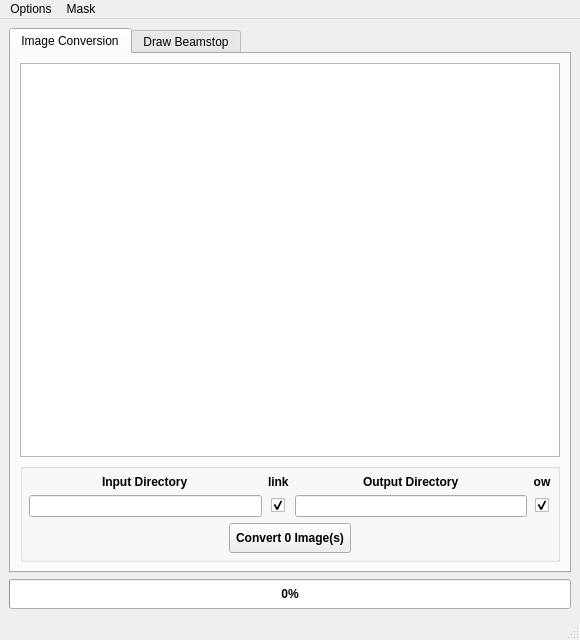
<?xml version="1.0" encoding="UTF-8"?>
<ui version="4.0">
 <class>MainWindow</class>
 <widget class="QMainWindow" name="MainWindow">
  <property name="geometry">
   <rect>
    <x>0</x>
    <y>0</y>
    <width>580</width>
    <height>640</height>
   </rect>
  </property>
  <property name="minimumSize">
   <size>
    <width>580</width>
    <height>640</height>
   </size>
  </property>
  <property name="maximumSize">
   <size>
    <width>16777215</width>
    <height>16777215</height>
   </size>
  </property>
  <property name="windowTitle">
   <string>MainWindow</string>
  </property>
  <property name="windowOpacity">
   <double>1.000000000000000</double>
  </property>
  <property name="iconSize">
   <size>
    <width>96</width>
    <height>20</height>
   </size>
  </property>
  <widget class="QWidget" name="centralwidget">
   <property name="sizePolicy">
    <sizepolicy hsizetype="Expanding" vsizetype="Expanding">
     <horstretch>0</horstretch>
     <verstretch>0</verstretch>
    </sizepolicy>
   </property>
   <layout class="QVBoxLayout" name="verticalLayout">
    <item>
     <widget class="QTabWidget" name="tabWidget">
      <property name="layoutDirection">
       <enum>Qt::LeftToRight</enum>
      </property>
      <property name="tabShape">
       <enum>QTabWidget::Rounded</enum>
      </property>
      <property name="currentIndex">
       <number>0</number>
      </property>
      <property name="iconSize">
       <size>
        <width>16</width>
        <height>16</height>
       </size>
      </property>
      <property name="elideMode">
       <enum>Qt::ElideNone</enum>
      </property>
      <property name="documentMode">
       <bool>false</bool>
      </property>
      <widget class="QWidget" name="Image_Conversion">
       <property name="sizePolicy">
        <sizepolicy hsizetype="Expanding" vsizetype="Expanding">
         <horstretch>0</horstretch>
         <verstretch>0</verstretch>
        </sizepolicy>
       </property>
       <attribute name="title">
        <string>Image Conversion</string>
       </attribute>
       <layout class="QVBoxLayout" name="verticalLayout_4">
        <item>
         <widget class="QTreeView" name="treeView">
          <property name="minimumSize">
           <size>
            <width>200</width>
            <height>200</height>
           </size>
          </property>
          <property name="alternatingRowColors">
           <bool>true</bool>
          </property>
          <property name="indentation">
           <number>10</number>
          </property>
          <property name="rootIsDecorated">
           <bool>false</bool>
          </property>
          <property name="uniformRowHeights">
           <bool>true</bool>
          </property>
          <property name="sortingEnabled">
           <bool>true</bool>
          </property>
          <property name="wordWrap">
           <bool>false</bool>
          </property>
          <attribute name="headerCascadingSectionResizes">
           <bool>true</bool>
          </attribute>
          <attribute name="headerMinimumSectionSize">
           <number>20</number>
          </attribute>
         </widget>
        </item>
        <item>
         <widget class="QGroupBox" name="groupBox_3">
          <property name="title">
           <string/>
          </property>
          <layout class="QVBoxLayout" name="verticalLayout_7">
           <property name="spacing">
            <number>6</number>
           </property>
           <property name="leftMargin">
            <number>6</number>
           </property>
           <property name="topMargin">
            <number>6</number>
           </property>
           <property name="rightMargin">
            <number>6</number>
           </property>
           <property name="bottomMargin">
            <number>6</number>
           </property>
           <item>
            <layout class="QGridLayout" name="gridLayout">
             <item row="0" column="3" alignment="Qt::AlignHCenter">
              <widget class="QLabel" name="label_5">
               <property name="font">
                <font>
                 <bold>true</bold>
                </font>
               </property>
               <property name="text">
                <string>ow</string>
               </property>
               <property name="alignment">
                <set>Qt::AlignCenter</set>
               </property>
              </widget>
             </item>
             <item row="1" column="0">
              <widget class="QLineEdit" name="le_input">
               <property name="dragEnabled">
                <bool>true</bool>
               </property>
              </widget>
             </item>
             <item row="1" column="1" alignment="Qt::AlignHCenter">
              <widget class="QCheckBox" name="cb_link">
               <property name="text">
                <string/>
               </property>
               <property name="checked">
                <bool>true</bool>
               </property>
              </widget>
             </item>
             <item row="0" column="0" alignment="Qt::AlignHCenter">
              <widget class="QLabel" name="label">
               <property name="font">
                <font>
                 <bold>true</bold>
                </font>
               </property>
               <property name="text">
                <string>Input Directory</string>
               </property>
              </widget>
             </item>
             <item row="0" column="1">
              <widget class="QLabel" name="label_3">
               <property name="font">
                <font>
                 <bold>true</bold>
                </font>
               </property>
               <property name="text">
                <string>link</string>
               </property>
              </widget>
             </item>
             <item row="1" column="2">
              <widget class="QLineEdit" name="le_output">
               <property name="dragEnabled">
                <bool>true</bool>
               </property>
              </widget>
             </item>
             <item row="0" column="2" alignment="Qt::AlignHCenter">
              <widget class="QLabel" name="label_2">
               <property name="font">
                <font>
                 <bold>true</bold>
                </font>
               </property>
               <property name="text">
                <string>Output Directory</string>
               </property>
              </widget>
             </item>
             <item row="1" column="3" alignment="Qt::AlignHCenter">
              <widget class="QCheckBox" name="cb_overwrite">
               <property name="text">
                <string/>
               </property>
               <property name="checked">
                <bool>true</bool>
               </property>
              </widget>
             </item>
            </layout>
           </item>
           <item alignment="Qt::AlignHCenter">
            <widget class="QToolButton" name="tb_convert">
             <property name="minimumSize">
              <size>
               <width>100</width>
               <height>30</height>
              </size>
             </property>
             <property name="font">
              <font>
               <bold>true</bold>
              </font>
             </property>
             <property name="text">
              <string>Convert 0 Image(s)</string>
             </property>
            </widget>
           </item>
          </layout>
         </widget>
        </item>
       </layout>
      </widget>
      <widget class="QWidget" name="Draw_Beamstop">
       <property name="sizePolicy">
        <sizepolicy hsizetype="Expanding" vsizetype="Expanding">
         <horstretch>0</horstretch>
         <verstretch>0</verstretch>
        </sizepolicy>
       </property>
       <attribute name="title">
        <string>Draw Beamstop</string>
       </attribute>
       <layout class="QVBoxLayout" name="verticalLayout_2">
        <property name="leftMargin">
         <number>9</number>
        </property>
        <property name="topMargin">
         <number>9</number>
        </property>
        <property name="rightMargin">
         <number>9</number>
        </property>
        <property name="bottomMargin">
         <number>9</number>
        </property>
        <item>
         <widget class="QGroupBox" name="gb_mask_top">
          <property name="sizePolicy">
           <sizepolicy hsizetype="Expanding" vsizetype="Preferred">
            <horstretch>0</horstretch>
            <verstretch>0</verstretch>
           </sizepolicy>
          </property>
          <property name="font">
           <font>
            <bold>true</bold>
           </font>
          </property>
          <property name="title">
           <string/>
          </property>
          <property name="alignment">
           <set>Qt::AlignCenter</set>
          </property>
          <layout class="QHBoxLayout" name="horizontalLayout_4">
           <property name="leftMargin">
            <number>0</number>
           </property>
           <property name="topMargin">
            <number>0</number>
           </property>
           <property name="rightMargin">
            <number>0</number>
           </property>
           <property name="bottomMargin">
            <number>0</number>
           </property>
           <item>
            <spacer name="horizontalSpacer_11">
             <property name="orientation">
              <enum>Qt::Horizontal</enum>
             </property>
             <property name="sizeHint" stdset="0">
              <size>
               <width>40</width>
               <height>20</height>
              </size>
             </property>
            </spacer>
           </item>
           <item>
            <widget class="QComboBox" name="cb_mask_fname">
             <property name="currentIndex">
              <number>-1</number>
             </property>
             <property name="maxVisibleItems">
              <number>10</number>
             </property>
             <property name="sizeAdjustPolicy">
              <enum>QComboBox::AdjustToContents</enum>
             </property>
             <property name="frame">
              <bool>true</bool>
             </property>
            </widget>
           </item>
           <item>
            <spacer name="horizontalSpacer_12">
             <property name="orientation">
              <enum>Qt::Horizontal</enum>
             </property>
             <property name="sizeHint" stdset="0">
              <size>
               <width>40</width>
               <height>20</height>
              </size>
             </property>
            </spacer>
           </item>
          </layout>
         </widget>
        </item>
        <item>
         <widget class="QGroupBox" name="fix_to_frame_dimensions">
          <property name="sizePolicy">
           <sizepolicy hsizetype="Expanding" vsizetype="Expanding">
            <horstretch>0</horstretch>
            <verstretch>0</verstretch>
           </sizepolicy>
          </property>
          <property name="minimumSize">
           <size>
            <width>128</width>
            <height>128</height>
           </size>
          </property>
          <property name="maximumSize">
           <size>
            <width>16777215</width>
            <height>16777215</height>
           </size>
          </property>
          <property name="title">
           <string/>
          </property>
          <layout class="QVBoxLayout" name="verticalLayout_5">
           <property name="spacing">
            <number>0</number>
           </property>
           <property name="leftMargin">
            <number>0</number>
           </property>
           <property name="topMargin">
            <number>0</number>
           </property>
           <property name="rightMargin">
            <number>0</number>
           </property>
           <property name="bottomMargin">
            <number>0</number>
           </property>
           <item>
            <layout class="QVBoxLayout" name="wi_frameContainer">
             <property name="spacing">
              <number>0</number>
             </property>
             <item>
              <widget class="GraphicsLayoutWidget" name="glwidget"/>
             </item>
            </layout>
           </item>
          </layout>
         </widget>
        </item>
        <item>
         <widget class="QGroupBox" name="gb_mask_bottom">
          <property name="sizePolicy">
           <sizepolicy hsizetype="Expanding" vsizetype="Preferred">
            <horstretch>0</horstretch>
            <verstretch>0</verstretch>
           </sizepolicy>
          </property>
          <property name="title">
           <string/>
          </property>
          <layout class="QGridLayout" name="gridLayout_3">
           <property name="leftMargin">
            <number>0</number>
           </property>
           <property name="topMargin">
            <number>0</number>
           </property>
           <property name="rightMargin">
            <number>0</number>
           </property>
           <property name="bottomMargin">
            <number>0</number>
           </property>
           <item row="0" column="0">
            <layout class="QHBoxLayout" name="hl_save_mask">
             <property name="topMargin">
              <number>0</number>
             </property>
             <item>
              <widget class="QToolButton" name="tb_mask_reset">
               <property name="minimumSize">
                <size>
                 <width>0</width>
                 <height>25</height>
                </size>
               </property>
               <property name="text">
                <string>Reset Mask</string>
               </property>
              </widget>
             </item>
             <item>
              <spacer name="horizontalSpacer_7">
               <property name="orientation">
                <enum>Qt::Horizontal</enum>
               </property>
               <property name="sizeHint" stdset="0">
                <size>
                 <width>40</width>
                 <height>20</height>
                </size>
               </property>
              </spacer>
             </item>
             <item>
              <widget class="QLabel" name="label_4">
               <property name="text">
                <string>Intensity:</string>
               </property>
              </widget>
             </item>
             <item>
              <widget class="QSlider" name="hs_mask_int">
               <property name="minimum">
                <number>1</number>
               </property>
               <property name="maximum">
                <number>100</number>
               </property>
               <property name="pageStep">
                <number>10</number>
               </property>
               <property name="value">
                <number>1</number>
               </property>
               <property name="orientation">
                <enum>Qt::Horizontal</enum>
               </property>
              </widget>
             </item>
             <item>
              <spacer name="horizontalSpacer_9">
               <property name="orientation">
                <enum>Qt::Horizontal</enum>
               </property>
               <property name="sizeHint" stdset="0">
                <size>
                 <width>40</width>
                 <height>20</height>
                </size>
               </property>
              </spacer>
             </item>
             <item>
              <widget class="QToolButton" name="tb_mask_prev_img">
               <property name="minimumSize">
                <size>
                 <width>25</width>
                 <height>25</height>
                </size>
               </property>
               <property name="text">
                <string/>
               </property>
              </widget>
             </item>
             <item>
              <widget class="Line" name="line_3">
               <property name="frameShadow">
                <enum>QFrame::Plain</enum>
               </property>
               <property name="orientation">
                <enum>Qt::Vertical</enum>
               </property>
              </widget>
             </item>
             <item>
              <widget class="QToolButton" name="tb_mask_next_img">
               <property name="minimumSize">
                <size>
                 <width>25</width>
                 <height>25</height>
                </size>
               </property>
               <property name="text">
                <string/>
               </property>
              </widget>
             </item>
             <item>
              <spacer name="horizontalSpacer_10">
               <property name="orientation">
                <enum>Qt::Horizontal</enum>
               </property>
               <property name="sizeHint" stdset="0">
                <size>
                 <width>40</width>
                 <height>20</height>
                </size>
               </property>
              </spacer>
             </item>
             <item>
              <widget class="QToolButton" name="tb_mask_save">
               <property name="minimumSize">
                <size>
                 <width>0</width>
                 <height>25</height>
                </size>
               </property>
               <property name="text">
                <string>Save Mask</string>
               </property>
              </widget>
             </item>
             <item>
              <spacer name="horizontalSpacer_8">
               <property name="orientation">
                <enum>Qt::Horizontal</enum>
               </property>
               <property name="sizeHint" stdset="0">
                <size>
                 <width>40</width>
                 <height>20</height>
                </size>
               </property>
              </spacer>
             </item>
             <item>
              <widget class="QCheckBox" name="cb_mask_stored">
               <property name="enabled">
                <bool>false</bool>
               </property>
               <property name="layoutDirection">
                <enum>Qt::RightToLeft</enum>
               </property>
               <property name="text">
                <string>Mask Stored:</string>
               </property>
              </widget>
             </item>
            </layout>
           </item>
          </layout>
         </widget>
        </item>
       </layout>
      </widget>
     </widget>
    </item>
    <item>
     <widget class="QProgressBar" name="pb_convert">
      <property name="minimumSize">
       <size>
        <width>0</width>
        <height>30</height>
       </size>
      </property>
      <property name="font">
       <font>
        <bold>true</bold>
       </font>
      </property>
      <property name="value">
       <number>0</number>
      </property>
     </widget>
    </item>
   </layout>
  </widget>
  <widget class="QMenuBar" name="menubar">
   <property name="geometry">
    <rect>
     <x>0</x>
     <y>0</y>
     <width>580</width>
     <height>37</height>
    </rect>
   </property>
   <property name="sizePolicy">
    <sizepolicy hsizetype="Expanding" vsizetype="Expanding">
     <horstretch>0</horstretch>
     <verstretch>0</verstretch>
    </sizepolicy>
   </property>
   <widget class="QMenu" name="menu_mask">
    <property name="title">
     <string>Mask</string>
    </property>
    <addaction name="action_add_circle"/>
    <addaction name="action_rem_circle"/>
    <addaction name="separator"/>
    <addaction name="action_write_bruker_sfrm"/>
    <addaction name="action_write_numpy_npy"/>
    <addaction name="separator"/>
    <addaction name="action_use_padding"/>
    <addaction name="action_flip_image"/>
    <addaction name="separator"/>
    <addaction name="action_show_matplotlib"/>
   </widget>
   <widget class="QMenu" name="menu_options">
    <property name="title">
     <string>Options</string>
    </property>
    <addaction name="action_set_wavelength"/>
   </widget>
   <addaction name="menu_options"/>
   <addaction name="menu_mask"/>
  </widget>
  <widget class="QStatusBar" name="statusBar">
   <property name="sizePolicy">
    <sizepolicy hsizetype="Expanding" vsizetype="Expanding">
     <horstretch>0</horstretch>
     <verstretch>0</verstretch>
    </sizepolicy>
   </property>
   <property name="sizeGripEnabled">
    <bool>true</bool>
   </property>
  </widget>
  <action name="action_enable_tth">
   <property name="text">
    <string>enable tth</string>
   </property>
  </action>
  <action name="action_add_circle">
   <property name="text">
    <string>Add Circle</string>
   </property>
  </action>
  <action name="actionAddRect">
   <property name="text">
    <string>Rectangle</string>
   </property>
  </action>
  <action name="action_rem_circle">
   <property name="text">
    <string>Remove Circle</string>
   </property>
  </action>
  <action name="actionRemRect">
   <property name="text">
    <string>Rectangle</string>
   </property>
  </action>
  <action name="actionSave_npy">
   <property name="checkable">
    <bool>true</bool>
   </property>
   <property name="text">
    <string>Save npy</string>
   </property>
  </action>
  <action name="action_show_matplotlib">
   <property name="checkable">
    <bool>true</bool>
   </property>
   <property name="text">
    <string>Show Matplotlib</string>
   </property>
  </action>
  <action name="actionReverse_cmap">
   <property name="checkable">
    <bool>true</bool>
   </property>
   <property name="text">
    <string>Reverse cmao</string>
   </property>
  </action>
  <action name="action_use_padding">
   <property name="checkable">
    <bool>true</bool>
   </property>
   <property name="checked">
    <bool>true</bool>
   </property>
   <property name="text">
    <string>Use Padding</string>
   </property>
  </action>
  <action name="actionSet_Wavelength">
   <property name="text">
    <string>Set Wavelength</string>
   </property>
  </action>
  <action name="action_set_wavelength">
   <property name="checkable">
    <bool>true</bool>
   </property>
   <property name="text">
    <string>Set Wavelength</string>
   </property>
  </action>
  <action name="action_write_numpy_npy">
   <property name="checkable">
    <bool>true</bool>
   </property>
   <property name="text">
    <string>Numpy [.npy]</string>
   </property>
  </action>
  <action name="action_write_bruker_sfrm">
   <property name="checkable">
    <bool>true</bool>
   </property>
   <property name="checked">
    <bool>true</bool>
   </property>
   <property name="text">
    <string>Bruker [.sfrm]</string>
   </property>
  </action>
  <action name="actionSet_Distance">
   <property name="checkable">
    <bool>true</bool>
   </property>
   <property name="text">
    <string>Set Distance</string>
   </property>
  </action>
  <action name="action_reset_patches">
   <property name="checkable">
    <bool>true</bool>
   </property>
   <property name="checked">
    <bool>true</bool>
   </property>
   <property name="text">
    <string>Reset Patches</string>
   </property>
  </action>
  <action name="action_flip_image">
   <property name="checkable">
    <bool>true</bool>
   </property>
   <property name="checked">
    <bool>false</bool>
   </property>
   <property name="text">
    <string>Flip Image</string>
   </property>
  </action>
 </widget>
 <customwidgets>
  <customwidget>
   <class>GraphicsLayoutWidget</class>
   <extends>QGraphicsView</extends>
   <header>pyqtgraph</header>
  </customwidget>
 </customwidgets>
 <resources/>
 <connections/>
</ui>
